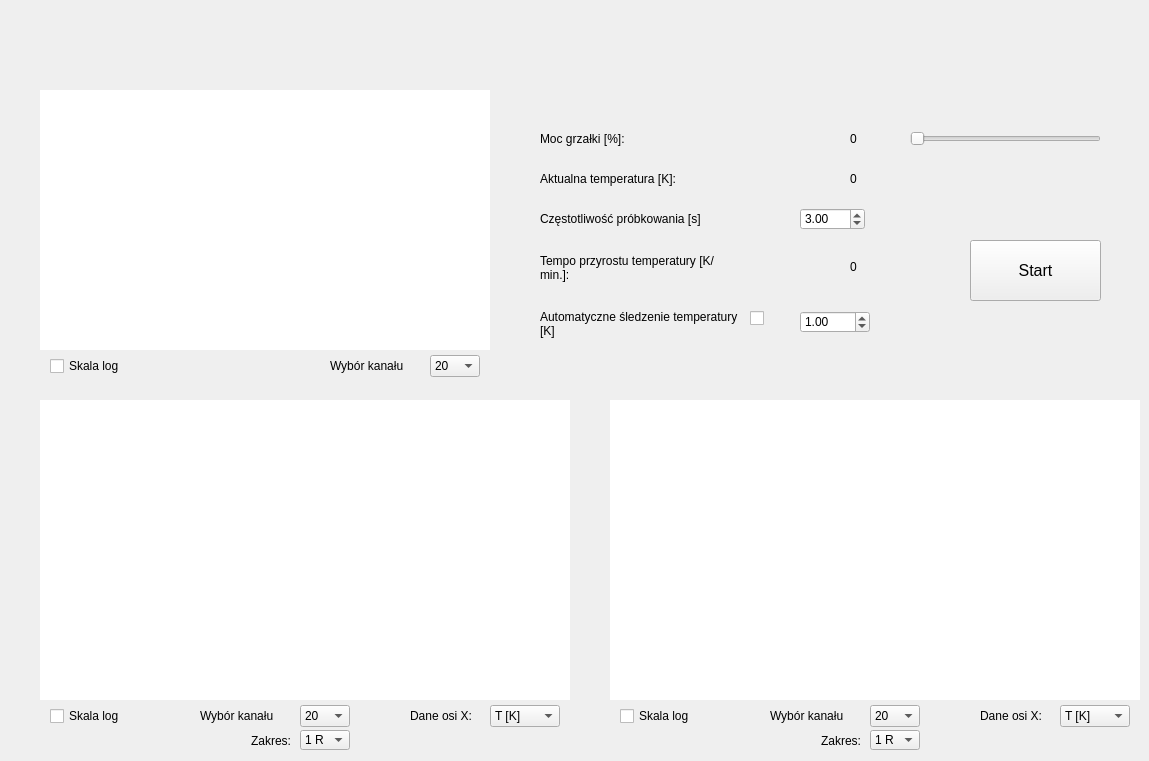
    <widget class="QWidget" name="page_pomiar_oporu">
     <widget class="QWidget" name="widget_temp" native="true">
      <property name="geometry">
       <rect>
        <x>40</x>
        <y>90</y>
        <width>450</width>
        <height>260</height>
       </rect>
      </property>
      <property name="styleSheet">
       <string notr="true">background-color: rgb(255, 255, 255);</string>
      </property>
     </widget>
     <widget class="QWidget" name="widget_probka1" native="true">
      <property name="geometry">
       <rect>
        <x>40</x>
        <y>400</y>
        <width>530</width>
        <height>300</height>
       </rect>
      </property>
      <property name="styleSheet">
       <string notr="true">background-color: rgb(255, 255, 255);</string>
      </property>
     </widget>
     <widget class="QWidget" name="widget_probka2" native="true">
      <property name="geometry">
       <rect>
        <x>610</x>
        <y>400</y>
        <width>530</width>
        <height>300</height>
       </rect>
      </property>
      <property name="styleSheet">
       <string notr="true">background-color: rgb(255, 255, 255);</string>
      </property>
     </widget>
     <widget class="QCheckBox" name="skala_temp">
      <property name="geometry">
       <rect>
        <x>50</x>
        <y>355</y>
        <width>141</width>
        <height>22</height>
       </rect>
      </property>
      <property name="font">
       <font>
        <pointsize>9</pointsize>
       </font>
      </property>
      <property name="text">
       <string>Skala log</string>
      </property>
     </widget>
     <widget class="QCheckBox" name="skala_probka1">
      <property name="geometry">
       <rect>
        <x>50</x>
        <y>705</y>
        <width>81</width>
        <height>22</height>
       </rect>
      </property>
      <property name="font">
       <font>
        <pointsize>9</pointsize>
       </font>
      </property>
      <property name="text">
       <string>Skala log</string>
      </property>
     </widget>
     <widget class="QCheckBox" name="skala_probka2">
      <property name="geometry">
       <rect>
        <x>620</x>
        <y>705</y>
        <width>91</width>
        <height>22</height>
       </rect>
      </property>
      <property name="font">
       <font>
        <pointsize>9</pointsize>
       </font>
      </property>
      <property name="text">
       <string>Skala log</string>
      </property>
     </widget>
     <widget class="QComboBox" name="comboBox_kanaly1">
      <property name="geometry">
       <rect>
        <x>300</x>
        <y>705</y>
        <width>50</width>
        <height>22</height>
       </rect>
      </property>
      <property name="font">
       <font>
        <pointsize>9</pointsize>
       </font>
      </property>
      <property name="currentText">
       <string>20</string>
      </property>
      <item>
       <property name="text">
        <string>20</string>
       </property>
      </item>
      <item>
       <property name="text">
        <string>Kanał 2</string>
       </property>
      </item>
      <item>
       <property name="text">
        <string>Kanał 3</string>
       </property>
      </item>
      <item>
       <property name="text">
        <string>Kanał 4</string>
       </property>
      </item>
      <item>
       <property name="text">
        <string>Kanał 5</string>
       </property>
      </item>
      <item>
       <property name="text">
        <string>Kanał 6</string>
       </property>
      </item>
      <item>
       <property name="text">
        <string>Kanał 7</string>
       </property>
      </item>
      <item>
       <property name="text">
        <string>Kanał 8</string>
       </property>
      </item>
      <item>
       <property name="text">
        <string>Kanał 9</string>
       </property>
      </item>
      <item>
       <property name="text">
        <string>Kanał 10</string>
       </property>
      </item>
      <item>
       <property name="text">
        <string>Kanał 11</string>
       </property>
      </item>
      <item>
       <property name="text">
        <string>Kanał 12</string>
       </property>
      </item>
      <item>
       <property name="text">
        <string>Kanał 13</string>
       </property>
      </item>
      <item>
       <property name="text">
        <string>Kanał 14</string>
       </property>
      </item>
      <item>
       <property name="text">
        <string>Kanał 15</string>
       </property>
      </item>
      <item>
       <property name="text">
        <string>Kanał 16</string>
       </property>
      </item>
      <item>
       <property name="text">
        <string>Kanał 17</string>
       </property>
      </item>
      <item>
       <property name="text">
        <string>Kanał 18</string>
       </property>
      </item>
      <item>
       <property name="text">
        <string>Kanał 19</string>
       </property>
      </item>
      <item>
       <property name="text">
        <string>Kanał 20</string>
       </property>
      </item>
     </widget>
     <widget class="QComboBox" name="comboBox_kanaly2">
      <property name="geometry">
       <rect>
        <x>870</x>
        <y>705</y>
        <width>50</width>
        <height>22</height>
       </rect>
      </property>
      <property name="font">
       <font>
        <pointsize>9</pointsize>
       </font>
      </property>
      <item>
       <property name="text">
        <string>20</string>
       </property>
      </item>
      <item>
       <property name="text">
        <string>Kanał 2</string>
       </property>
      </item>
      <item>
       <property name="text">
        <string>Kanał 3</string>
       </property>
      </item>
      <item>
       <property name="text">
        <string>Kanał 4</string>
       </property>
      </item>
      <item>
       <property name="text">
        <string>Kanał 5</string>
       </property>
      </item>
      <item>
       <property name="text">
        <string>Kanał 6</string>
       </property>
      </item>
      <item>
       <property name="text">
        <string>Kanał 7</string>
       </property>
      </item>
      <item>
       <property name="text">
        <string>Kanał 8</string>
       </property>
      </item>
      <item>
       <property name="text">
        <string>Kanał 9</string>
       </property>
      </item>
      <item>
       <property name="text">
        <string>Kanał 10</string>
       </property>
      </item>
      <item>
       <property name="text">
        <string>Kanał 11</string>
       </property>
      </item>
      <item>
       <property name="text">
        <string>Kanał 12</string>
       </property>
      </item>
      <item>
       <property name="text">
        <string>Kanał 13</string>
       </property>
      </item>
      <item>
       <property name="text">
        <string>Kanał 14</string>
       </property>
      </item>
      <item>
       <property name="text">
        <string>Kanał 15</string>
       </property>
      </item>
      <item>
       <property name="text">
        <string>Kanał 16</string>
       </property>
      </item>
      <item>
       <property name="text">
        <string>Kanał 17</string>
       </property>
      </item>
      <item>
       <property name="text">
        <string>Kanał 18</string>
       </property>
      </item>
      <item>
       <property name="text">
        <string>Kanał 19</string>
       </property>
      </item>
      <item>
       <property name="text">
        <string>Kanał 20</string>
       </property>
      </item>
     </widget>
     <widget class="QLabel" name="label_wybor1">
      <property name="geometry">
       <rect>
        <x>200</x>
        <y>705</y>
        <width>91</width>
        <height>22</height>
       </rect>
      </property>
      <property name="font">
       <font>
        <pointsize>9</pointsize>
       </font>
      </property>
      <property name="text">
       <string>Wybór kanału</string>
      </property>
     </widget>
     <widget class="QLabel" name="label_wybor2">
      <property name="geometry">
       <rect>
        <x>770</x>
        <y>705</y>
        <width>101</width>
        <height>22</height>
       </rect>
      </property>
      <property name="font">
       <font>
        <pointsize>9</pointsize>
       </font>
      </property>
      <property name="text">
       <string>Wybór kanału</string>
      </property>
     </widget>
     <widget class="QLabel" name="label_danex1">
      <property name="geometry">
       <rect>
        <x>410</x>
        <y>705</y>
        <width>81</width>
        <height>22</height>
       </rect>
      </property>
      <property name="font">
       <font>
        <pointsize>9</pointsize>
       </font>
      </property>
      <property name="text">
       <string>Dane osi X:</string>
      </property>
     </widget>
     <widget class="QComboBox" name="comboBox_osx1">
      <property name="geometry">
       <rect>
        <x>490</x>
        <y>705</y>
        <width>70</width>
        <height>22</height>
       </rect>
      </property>
      <property name="font">
       <font>
        <pointsize>9</pointsize>
       </font>
      </property>
      <item>
       <property name="text">
        <string>T [K]</string>
       </property>
      </item>
      <item>
       <property name="text">
        <string>t [s]</string>
       </property>
      </item>
     </widget>
     <widget class="QLabel" name="label_danex2">
      <property name="geometry">
       <rect>
        <x>980</x>
        <y>705</y>
        <width>81</width>
        <height>22</height>
       </rect>
      </property>
      <property name="font">
       <font>
        <pointsize>9</pointsize>
       </font>
      </property>
      <property name="text">
       <string>Dane osi X:</string>
      </property>
     </widget>
     <widget class="QComboBox" name="comboBox_osx2">
      <property name="geometry">
       <rect>
        <x>1060</x>
        <y>705</y>
        <width>70</width>
        <height>22</height>
       </rect>
      </property>
      <property name="font">
       <font>
        <pointsize>9</pointsize>
       </font>
      </property>
      <item>
       <property name="text">
        <string>T [K]</string>
       </property>
      </item>
      <item>
       <property name="text">
        <string>t [s]</string>
       </property>
      </item>
     </widget>
     <widget class="QPushButton" name="pushButton_start">
      <property name="geometry">
       <rect>
        <x>970</x>
        <y>240</y>
        <width>131</width>
        <height>61</height>
       </rect>
      </property>
      <property name="font">
       <font>
        <pointsize>12</pointsize>
       </font>
      </property>
      <property name="text">
       <string>Start</string>
      </property>
     </widget>
     <widget class="QComboBox" name="comboBox_kanaly1_2">
      <property name="geometry">
       <rect>
        <x>430</x>
        <y>355</y>
        <width>50</width>
        <height>22</height>
       </rect>
      </property>
      <property name="font">
       <font>
        <pointsize>9</pointsize>
       </font>
      </property>
      <property name="currentText">
       <string>20</string>
      </property>
      <item>
       <property name="text">
        <string>20</string>
       </property>
      </item>
      <item>
       <property name="text">
        <string>Kanał 2</string>
       </property>
      </item>
      <item>
       <property name="text">
        <string>Kanał 3</string>
       </property>
      </item>
      <item>
       <property name="text">
        <string>Kanał 4</string>
       </property>
      </item>
      <item>
       <property name="text">
        <string>Kanał 5</string>
       </property>
      </item>
      <item>
       <property name="text">
        <string>Kanał 6</string>
       </property>
      </item>
      <item>
       <property name="text">
        <string>Kanał 7</string>
       </property>
      </item>
      <item>
       <property name="text">
        <string>Kanał 8</string>
       </property>
      </item>
      <item>
       <property name="text">
        <string>Kanał 9</string>
       </property>
      </item>
      <item>
       <property name="text">
        <string>Kanał 10</string>
       </property>
      </item>
      <item>
       <property name="text">
        <string>Kanał 11</string>
       </property>
      </item>
      <item>
       <property name="text">
        <string>Kanał 12</string>
       </property>
      </item>
      <item>
       <property name="text">
        <string>Kanał 13</string>
       </property>
      </item>
      <item>
       <property name="text">
        <string>Kanał 14</string>
       </property>
      </item>
      <item>
       <property name="text">
        <string>Kanał 15</string>
       </property>
      </item>
      <item>
       <property name="text">
        <string>Kanał 16</string>
       </property>
      </item>
      <item>
       <property name="text">
        <string>Kanał 17</string>
       </property>
      </item>
      <item>
       <property name="text">
        <string>Kanał 18</string>
       </property>
      </item>
      <item>
       <property name="text">
        <string>Kanał 19</string>
       </property>
      </item>
      <item>
       <property name="text">
        <string>Kanał 20</string>
       </property>
      </item>
     </widget>
     <widget class="QLabel" name="label_wybor1_2">
      <property name="geometry">
       <rect>
        <x>330</x>
        <y>355</y>
        <width>91</width>
        <height>22</height>
       </rect>
      </property>
      <property name="font">
       <font>
        <pointsize>9</pointsize>
       </font>
      </property>
      <property name="text">
       <string>Wybór kanału</string>
      </property>
     </widget>
     <widget class="QDoubleSpinBox" name="doubleSpinBox_czestotliowsc">
      <property name="geometry">
       <rect>
        <x>800</x>
        <y>208</y>
        <width>65</width>
        <height>22</height>
       </rect>
      </property>
      <property name="minimum">
       <double>1.000000000000000</double>
      </property>
      <property name="maximum">
       <double>300.000000000000000</double>
      </property>
      <property name="singleStep">
       <double>1.000000000000000</double>
      </property>
      <property name="value">
       <double>3.000000000000000</double>
      </property>
     </widget>
     <widget class="QLabel" name="label_automtyczne">
      <property name="geometry">
       <rect>
        <x>540</x>
        <y>306</y>
        <width>209</width>
        <height>36</height>
       </rect>
      </property>
      <property name="font">
       <font>
        <pointsize>9</pointsize>
        <stylestrategy>PreferDefault</stylestrategy>
       </font>
      </property>
      <property name="acceptDrops">
       <bool>false</bool>
      </property>
      <property name="autoFillBackground">
       <bool>false</bool>
      </property>
      <property name="text">
       <string>Automatyczne śledzenie temperatury [K]</string>
      </property>
      <property name="textFormat">
       <enum>Qt::AutoText</enum>
      </property>
      <property name="wordWrap">
       <bool>true</bool>
      </property>
     </widget>
     <widget class="QLabel" name="label_srednie_tempo">
      <property name="geometry">
       <rect>
        <x>850</x>
        <y>258</y>
        <width>16</width>
        <height>18</height>
       </rect>
      </property>
      <property name="font">
       <font>
        <pointsize>9</pointsize>
       </font>
      </property>
      <property name="text">
       <string>0</string>
      </property>
     </widget>
     <widget class="QLabel" name="label_czestotliwosc">
      <property name="geometry">
       <rect>
        <x>540</x>
        <y>210</y>
        <width>201</width>
        <height>18</height>
       </rect>
      </property>
      <property name="font">
       <font>
        <pointsize>9</pointsize>
        <stylestrategy>PreferDefault</stylestrategy>
       </font>
      </property>
      <property name="acceptDrops">
       <bool>false</bool>
      </property>
      <property name="autoFillBackground">
       <bool>false</bool>
      </property>
      <property name="text">
       <string>Częstotliwość próbkowania [s]</string>
      </property>
      <property name="textFormat">
       <enum>Qt::AutoText</enum>
      </property>
      <property name="wordWrap">
       <bool>true</bool>
      </property>
     </widget>
     <widget class="QDoubleSpinBox" name="doubleSpinBox_sledzenie">
      <property name="geometry">
       <rect>
        <x>800</x>
        <y>311</y>
        <width>70</width>
        <height>22</height>
       </rect>
      </property>
      <property name="minimum">
       <double>-100.000000000000000</double>
      </property>
      <property name="maximum">
       <double>100.000000000000000</double>
      </property>
      <property name="value">
       <double>1.000000000000000</double>
      </property>
     </widget>
     <widget class="QLabel" name="label_aktualna_moc_wartosc">
      <property name="geometry">
       <rect>
        <x>850</x>
        <y>130</y>
        <width>16</width>
        <height>18</height>
       </rect>
      </property>
      <property name="font">
       <font>
        <pointsize>9</pointsize>
       </font>
      </property>
      <property name="text">
       <string>0</string>
      </property>
     </widget>
     <widget class="QLabel" name="label_aktualna_temp">
      <property name="geometry">
       <rect>
        <x>540</x>
        <y>170</y>
        <width>181</width>
        <height>18</height>
       </rect>
      </property>
      <property name="font">
       <font>
        <pointsize>9</pointsize>
       </font>
      </property>
      <property name="text">
       <string>Aktualna temperatura [K]:</string>
      </property>
     </widget>
     <widget class="QLabel" name="label_tempo">
      <property name="geometry">
       <rect>
        <x>540</x>
        <y>250</y>
        <width>181</width>
        <height>36</height>
       </rect>
      </property>
      <property name="font">
       <font>
        <pointsize>9</pointsize>
        <stylestrategy>PreferDefault</stylestrategy>
       </font>
      </property>
      <property name="acceptDrops">
       <bool>false</bool>
      </property>
      <property name="autoFillBackground">
       <bool>false</bool>
      </property>
      <property name="text">
       <string>Tempo przyrostu temperatury [K/min.]:</string>
      </property>
      <property name="textFormat">
       <enum>Qt::AutoText</enum>
      </property>
      <property name="wordWrap">
       <bool>true</bool>
      </property>
     </widget>
     <widget class="QLabel" name="label_aktualna_temp_wartosc">
      <property name="geometry">
       <rect>
        <x>850</x>
        <y>170</y>
        <width>16</width>
        <height>18</height>
       </rect>
      </property>
      <property name="font">
       <font>
        <pointsize>9</pointsize>
       </font>
      </property>
      <property name="text">
       <string>0</string>
      </property>
     </widget>
     <widget class="QLabel" name="label_aktualna_moc">
      <property name="geometry">
       <rect>
        <x>540</x>
        <y>130</y>
        <width>111</width>
        <height>18</height>
       </rect>
      </property>
      <property name="font">
       <font>
        <pointsize>9</pointsize>
       </font>
      </property>
      <property name="text">
       <string>Moc grzałki [%]:</string>
      </property>
     </widget>
     <widget class="QCheckBox" name="checkBox_sledzenie">
      <property name="geometry">
       <rect>
        <x>750</x>
        <y>310</y>
        <width>16</width>
        <height>16</height>
       </rect>
      </property>
      <property name="text">
       <string/>
      </property>
     </widget>
     <widget class="QSlider" name="horizontalSlider">
      <property name="geometry">
       <rect>
        <x>910</x>
        <y>128</y>
        <width>191</width>
        <height>22</height>
       </rect>
      </property>
      <property name="orientation">
       <enum>Qt::Horizontal</enum>
      </property>
     </widget>
     <widget class="QLabel" name="label_wybor1_3">
      <property name="geometry">
       <rect>
        <x>200</x>
        <y>730</y>
        <width>91</width>
        <height>22</height>
       </rect>
      </property>
      <property name="font">
       <font>
        <pointsize>9</pointsize>
       </font>
      </property>
      <property name="text">
       <string>Zakres:</string>
      </property>
      <property name="alignment">
       <set>Qt::AlignRight|Qt::AlignTrailing|Qt::AlignVCenter</set>
      </property>
     </widget>
     <widget class="QComboBox" name="comboBox_kanaly1_3">
      <property name="geometry">
       <rect>
        <x>300</x>
        <y>730</y>
        <width>50</width>
        <height>20</height>
       </rect>
      </property>
      <property name="font">
       <font>
        <pointsize>9</pointsize>
       </font>
      </property>
      <property name="currentText">
       <string>1 R</string>
      </property>
      <item>
       <property name="text">
        <string>1 R</string>
       </property>
      </item>
      <item>
       <property name="text">
        <string>10 R</string>
       </property>
      </item>
      <item>
       <property name="text">
        <string>100 R</string>
       </property>
      </item>
      <item>
       <property name="text">
        <string>1 k</string>
       </property>
      </item>
      <item>
       <property name="text">
        <string>10 k</string>
       </property>
      </item>
      <item>
       <property name="text">
        <string>100 k</string>
       </property>
      </item>
      <item>
       <property name="text">
        <string>1 M</string>
       </property>
      </item>
      <item>
       <property name="text">
        <string>10 M</string>
       </property>
      </item>
      <item>
       <property name="text">
        <string>100 M</string>
       </property>
      </item>
     </widget>
     <widget class="QLabel" name="label_wybor1_4">
      <property name="geometry">
       <rect>
        <x>770</x>
        <y>730</y>
        <width>91</width>
        <height>22</height>
       </rect>
      </property>
      <property name="font">
       <font>
        <pointsize>9</pointsize>
       </font>
      </property>
      <property name="text">
       <string>Zakres:</string>
      </property>
      <property name="alignment">
       <set>Qt::AlignRight|Qt::AlignTrailing|Qt::AlignVCenter</set>
      </property>
     </widget>
     <widget class="QComboBox" name="comboBox_kanaly1_4">
      <property name="geometry">
       <rect>
        <x>870</x>
        <y>730</y>
        <width>50</width>
        <height>20</height>
       </rect>
      </property>
      <property name="font">
       <font>
        <pointsize>9</pointsize>
       </font>
      </property>
      <property name="currentText">
       <string>1 R</string>
      </property>
      <item>
       <property name="text">
        <string>1 R</string>
       </property>
      </item>
      <item>
       <property name="text">
        <string>10 R</string>
       </property>
      </item>
      <item>
       <property name="text">
        <string>100 R</string>
       </property>
      </item>
      <item>
       <property name="text">
        <string>1 k</string>
       </property>
      </item>
      <item>
       <property name="text">
        <string>10 k</string>
       </property>
      </item>
      <item>
       <property name="text">
        <string>100 k</string>
       </property>
      </item>
      <item>
       <property name="text">
        <string>1 M</string>
       </property>
      </item>
      <item>
       <property name="text">
        <string>10 M</string>
       </property>
      </item>
      <item>
       <property name="text">
        <string>100 M</string>
       </property>
      </item>
     </widget>
    </widget>
